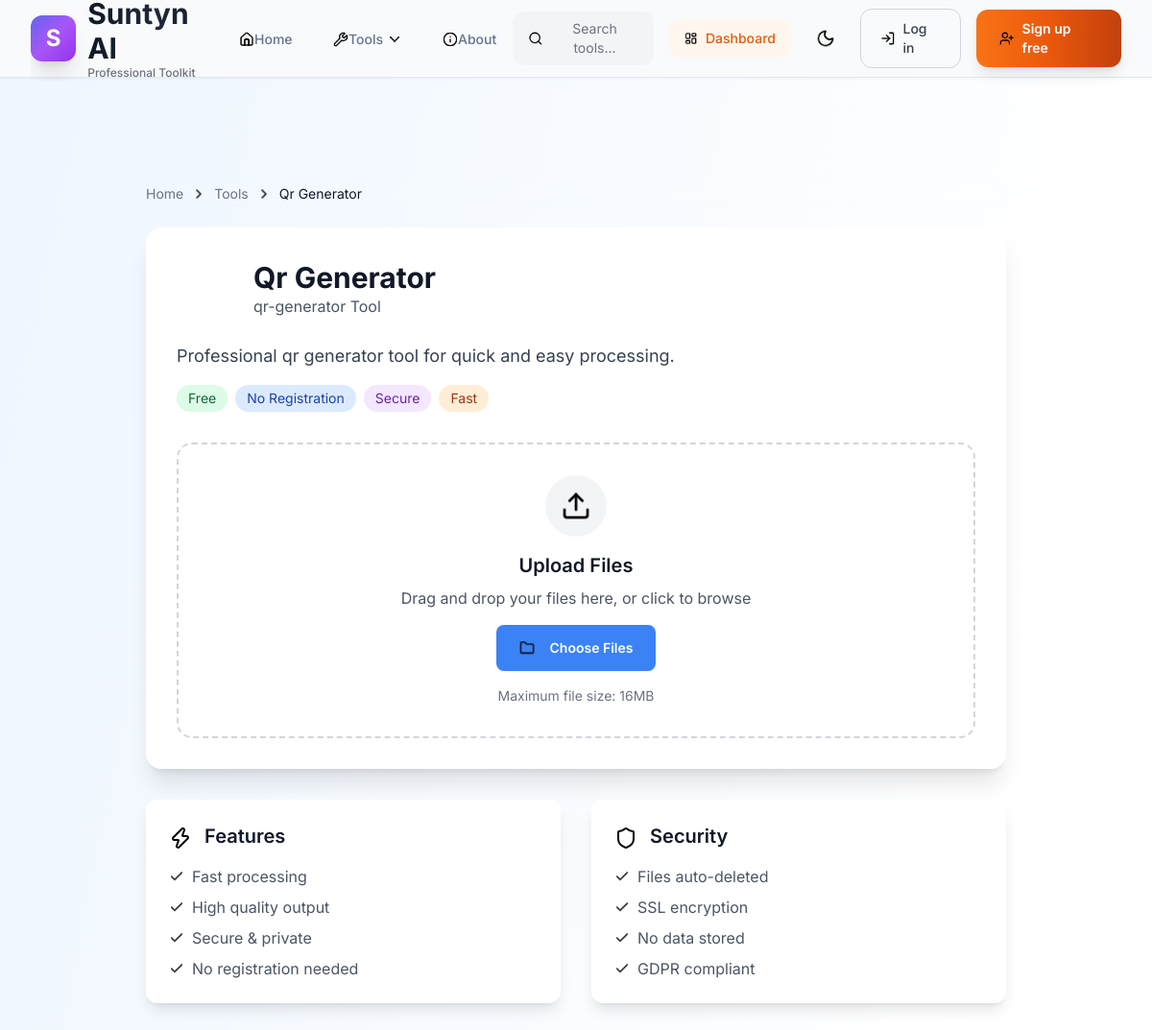
The page /tools/qr-generator on the database its author committed.
### models.py (models this page shows)
class Tool(db.Model):
    __tablename__ = 'tools'
    id = db.Column(db.Integer, primary_key=True)
    name = db.Column(db.String(100), nullable=False, unique=True)
    display_name = db.Column(db.String(150), nullable=False)
    description = db.Column(db.Text, nullable=False)
    category_id = db.Column(db.Integer, db.ForeignKey('tool_categories.id'), nullable=False)
    icon = db.Column(db.String(50), nullable=False)
    is_active = db.Column(db.Boolean, default=True)
    is_premium = db.Column(db.Boolean, default=False)
    usage_count = db.Column(db.Integer, default=0)
    features = db.Column(JSON, default=lambda: [])
    file_types = db.Column(JSON, default=lambda: [])
    max_file_size_mb = db.Column(db.Integer, default=16)
    created_at = db.Column(db.DateTime, default=datetime.utcnow)
    category = db.relationship('ToolCategory', backref='tools')

### routes/tools.py (the view)
@tools_bp.route('/<tool_name>')
def tool_page(tool_name):
    try:
        tool = Tool.query.filter_by(name=tool_name, is_active=True).first()
        if not tool:
            logger.warning(f"Tool not found: {tool_name}")
            return redirect(url_for('tools.index'))
        logger.info(f"Loading tool page: {tool_name}")
        try:
            return render_template(f'tools/{tool_name}.html',
                                 tool=tool,
                                 firebase_project_id=os.environ.get("FIREBASE_PROJECT_ID", ""),
                                 firebase_app_id=os.environ.get("FIREBASE_APP_ID", ""))
        except:
            logger.info(f"Using generic template for: {tool_name}")
            return render_template('tools/generic_tool.html',
                                 tool_name=tool_name,
                                 tool_info=tool,
                                 firebase_project_id=os.environ.get("FIREBASE_PROJECT_ID", ""),
                                 firebase_app_id=os.environ.get("FIREBASE_APP_ID", ""))
    except Exception as e:
        logger.error(f"Error loading tool page {tool_name}: {e}")
        return redirect(url_for('tools.index'))

### templates/tools/generic_tool.html (shortened to what this page needs)
{% extends "base.html" %}
{% block content %}
<div class="min-h-screen bg-gradient-to-br from-blue-50 via-white to-purple-50 dark:from-gray-900 dark:via-gray-800 dark:to-gray-900 pt-20">
    <div class="container mx-auto px-4 py-8">
        <div class="max-w-4xl mx-auto">
            <nav class="text-sm mb-6">
                <ol class="flex items-center space-x-2 text-gray-500 dark:text-gray-400">
                    <li><a href="{{ url_for('main.index') }}" class="hover:text-blue-600 dark:hover:text-blue-400">Home</a></li>
                    <li><i data-lucide="chevron-right" class="w-4 h-4"></i></li>
                    <li><a href="{{ url_for('tools.index') }}" class="hover:text-blue-600 dark:hover:text-blue-400">Tools</a></li>
                    <li><i data-lucide="chevron-right" class="w-4 h-4"></i></li>
                    <li class="text-gray-900 dark:text-white">{{ tool_name.replace('-', ' ').title() }}</li>
                </ol>
            </nav>
            <div class="bg-white dark:bg-gray-800 rounded-2xl shadow-xl p-8 mb-8">
                <div class="flex items-center space-x-4 mb-6">
                    <div class="w-16 h-16 rounded-2xl bg-{{ tool_info.color }}-100 dark:bg-{{ tool_info.color }}-900 flex items-center justify-center">
                        <i data-lucide="{{ tool_info.custom_icon }}" class="w-8 h-8 text-{{ tool_info.color }}-600 dark:text-{{ tool_info.color }}-400"></i>
                    </div>
                    <div>
                        <h1 class="text-3xl font-bold text-gray-900 dark:text-white">{{ tool_name.replace('-', ' ').title() }}</h1>
                        <p class="text-gray-600 dark:text-gray-300">{{ tool_info.name }} Tool</p>
                    </div>
                </div>
                <div class="mb-8">
                    <p class="text-lg text-gray-700 dark:text-gray-300 mb-4">
                        Professional {{ tool_name.replace('-', ' ').lower() }} tool for quick and easy processing.
                    </p>
                    <div class="flex flex-wrap gap-2">
                        <span class="px-3 py-1 bg-green-100 dark:bg-green-900 text-green-800 dark:text-green-200 rounded-full text-sm">Free</span>
                        <span class="px-3 py-1 bg-blue-100 dark:bg-blue-900 text-blue-800 dark:text-blue-200 rounded-full text-sm">No Registration</span>
                        <span class="px-3 py-1 bg-purple-100 dark:bg-purple-900 text-purple-800 dark:text-purple-200 rounded-full text-sm">Secure</span>
                        <span class="px-3 py-1 bg-orange-100 dark:bg-orange-900 text-orange-800 dark:text-orange-200 rounded-full text-sm">Fast</span>
                    </div>
                </div>
                <div x-data="genericToolHandler('{{ tool_name }}')" class="space-y-6">
                    <div class="border-2 border-dashed border-gray-300 dark:border-gray-600 rounded-2xl p-8 text-center hover:border-blue-400 dark:hover:border-blue-500 transition-colors"
                         @dragover.prevent="dragover = true"
                         @dragleave.prevent="dragover = false"
                         @drop.prevent="handleDrop($event)"
                         :class="{ 'border-blue-400 bg-blue-50 dark:bg-blue-900/20': dragover }">
                        <div class="space-y-4">
                            <div class="w-16 h-16 mx-auto rounded-full bg-gray-100 dark:bg-gray-700 flex items-center justify-center">
                                <i data-lucide="upload" class="w-8 h-8 text-gray-400"></i>
                            </div>
                            <div>
                                <h3 class="text-xl font-semibold text-gray-900 dark:text-white mb-2">Upload Files</h3>
                                <p class="text-gray-600 dark:text-gray-300 mb-4">
                                    Drag and drop your files here, or click to browse
                                </p>
                                <button @click="$refs.fileInput.click()" class="btn btn-primary">
                                    <i data-lucide="folder" class="w-4 h-4 mr-2"></i>
                                    Choose Files
                                </button>
                            </div>
                            <p class="text-sm text-gray-500 dark:text-gray-400">
                                Maximum file size: 16MB
                            </p>
                        </div>
                    </div>
                </div>
            </div>
            <div class="grid md:grid-cols-2 gap-8">
                <div class="bg-white dark:bg-gray-800 rounded-xl shadow-lg p-6">
                    <h3 class="text-xl font-semibold text-gray-900 dark:text-white mb-4">
                        <i data-lucide="zap" class="w-6 h-6 inline mr-2 text-yellow-500"></i>
                        Features
                    </h3>
                    <ul class="space-y-2 text-gray-600 dark:text-gray-300">
                        <li class="flex items-center"><i data-lucide="check" class="w-4 h-4 mr-2 text-green-500"></i> Fast processing</li>
                        <li class="flex items-center"><i data-lucide="check" class="w-4 h-4 mr-2 text-green-500"></i> High quality output</li>
                        <li class="flex items-center"><i data-lucide="check" class="w-4 h-4 mr-2 text-green-500"></i> Secure & private</li>
                        <li class="flex items-center"><i data-lucide="check" class="w-4 h-4 mr-2 text-green-500"></i> No registration needed</li>
                    </ul>
                </div>
                <div class="bg-white dark:bg-gray-800 rounded-xl shadow-lg p-6">
                    <h3 class="text-xl font-semibold text-gray-900 dark:text-white mb-4">
                        <i data-lucide="shield" class="w-6 h-6 inline mr-2 text-blue-500"></i>
                        Security
                    </h3>
                    <ul class="space-y-2 text-gray-600 dark:text-gray-300">
                        <li class="flex items-center"><i data-lucide="check" class="w-4 h-4 mr-2 text-green-500"></i> Files auto-deleted</li>
                        <li class="flex items-center"><i data-lucide="check" class="w-4 h-4 mr-2 text-green-500"></i> SSL encryption</li>
                        <li class="flex items-center"><i data-lucide="check" class="w-4 h-4 mr-2 text-green-500"></i> No data stored</li>
                        <li class="flex items-center"><i data-lucide="check" class="w-4 h-4 mr-2 text-green-500"></i> GDPR compliant</li>
                    </ul>
                </div>
            </div>
        </div>
    </div>
</div>
{% endblock %}

### static/css/main.css (style rules this page uses)
* { box-sizing: border-box; }
nav { backdrop-filter: blur(10px); -webkit-backdrop-filter: blur(10px); border-bottom: 1px solid rgba(229, 231, 235, 0.1); }
nav a { position: relative; overflow: hidden; }
nav a::before { content: ''; position: absolute; bottom: 0; left: 0; width: 0; height: 2px; background: linear-gradient(90deg, #3b82f6, #8b5cf6); transition: width 0.3s ease; }
body { margin: 0; padding: 0; font-family: 'Inter', -apple-system, BlinkMacSystemFont, sans-serif; line-height: 1.6; color: #333; background-color: #f9fafb; }
.btn-primary { transition: all 0.3s ease; background: #3b82f6; color: white; border: none; padding: 12px 24px; border-radius: 8px; font-weight: 600; cursor: pointer; }
:root { --bg-light: #f9fafb; --bg-dark: #111827; --transition-speed: 0.15s; --ease-curve: cubic-bezier(0.25, 0.1, 0.25, 1); }
* { backface-visibility: hidden; -webkit-backface-visibility: hidden; transform: translateZ(0); -webkit-transform: translateZ(0); }
html { background-color: var(--bg-light) !important; min-height: 100vh; margin: 0; padding: 0; transition: none !important; overflow-x: hidden; scroll-behavior: smooth; -webkit-tap-highlight-color: transparent; }
body { background: inherit !important; opacity: 1 !important; visibility: visible !important; display: block !important; margin: 0; padding: 0; transition: none !important; font-display: swap; -webkit-font-smoothing: antialiased; -moz-osx-font-smoothing: grayscale; transform: translateZ(0); will-change: auto; }
body.loaded { opacity: 1 !important; transition: opacity 0.1s ease !important; }
.page-container, main, nav, footer { background: inherit !important; opacity: 1 !important; will-change: auto; }
.page-container, main, nav { background: inherit !important; opacity: 1 !important; }
html { scroll-behavior: smooth; }

### static/css/enhanced-design.css (style rules this page uses)
:root { --suntyn-primary: #6366f1; --suntyn-secondary: #8b5cf6; --suntyn-accent: #a855f7; --suntyn-gradient: linear-gradient(135deg, #6366f1 0%, #8b5cf6 50%, #a855f7 100%); --bg-primary: #ffffff; --bg-secondary: #f8fafc; --text-primary: #1e293b; --text-secondary: #64748b; --border-color: #e2e8f0; --dark-bg-primary: #0f172a; --dark-bg-secondary: #1e293b; --dark-text-primary: #f1f5f9; --dark-text-secondary: #cbd5e1; --dark-border-color: #334155; }

### static/css/orange-3d-theme.css (style rules this page uses)
:root { --toolora-orange-50: #fff7ed; --toolora-orange-100: #ffedd5; --toolora-orange-200: #fed7aa; --toolora-orange-300: #fdba74; --toolora-orange-400: #fb923c; --toolora-orange-500: #f97316; --toolora-orange-600: #ea580c; --toolora-orange-700: #c2410c; --toolora-orange-800: #9a3412; --toolora-orange-900: #7c2d12; --toolora-3d-shadow: 0 8px 25px rgba(234, 88, 12, 0.25); --toolora-3d-glow: 0 0 30px rgba(249, 115, 22, 0.4); }

### rows shown on the page
Tool: replace "Qr Generator", name "qr-generator", replace "qr generator"
